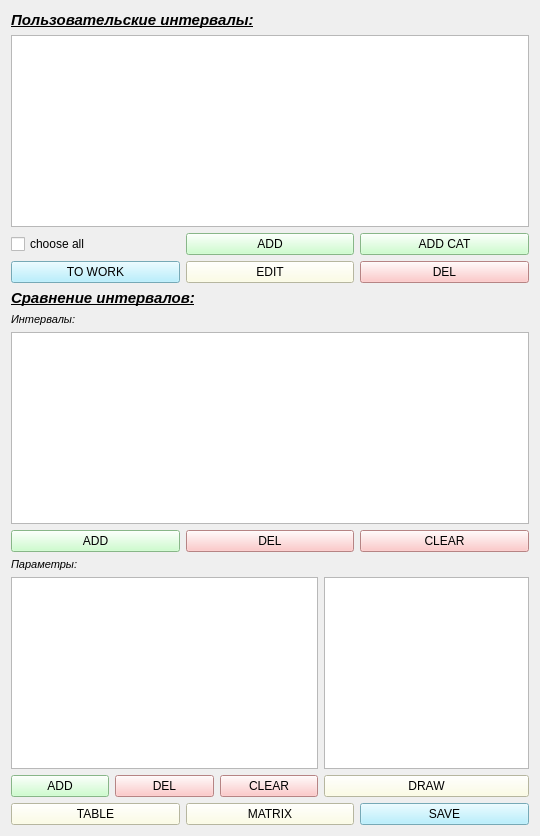
               <widget class="QWidget" name="tab_5">
                <attribute name="title">
                 <string>5</string>
                </attribute>
                <layout class="QGridLayout" name="gridLayout_56">
                 <item row="1" column="1">
                  <layout class="QGridLayout" name="gridLayout_54" rowstretch="2">
                   <item row="0" column="0">
                    <layout class="QGridLayout" name="gridLayout_55">
                     <item row="3" column="2">
                      <widget class="QPushButton" name="pushButton_del_user_int">
                       <property name="styleSheet">
                        <string notr="true">background-color: rgb(255, 185, 185);</string>
                       </property>
                       <property name="text">
                        <string>DEL</string>
                       </property>
                      </widget>
                     </item>
                     <item row="1" column="0" colspan="3">
                      <widget class="QListWidget" name="listWidget_user_int"/>
                     </item>
                     <item row="2" column="0">
                      <widget class="QCheckBox" name="checkBox_choose_all_user_int">
                       <property name="text">
                        <string>choose all</string>
                       </property>
                      </widget>
                     </item>
                     <item row="0" column="0" colspan="3">
                      <widget class="QLabel" name="label_param_4">
                       <property name="font">
                        <font>
                         <pointsize>11</pointsize>
                         <weight>75</weight>
                         <italic>true</italic>
                         <bold>true</bold>
                         <underline>true</underline>
                        </font>
                       </property>
                       <property name="text">
                        <string>Пользовательские интервалы:</string>
                       </property>
                      </widget>
                     </item>
                     <item row="3" column="1">
                      <widget class="QPushButton" name="pushButton_edit_user_int">
                       <property name="styleSheet">
                        <string notr="true">background-color: rgb(255, 255, 222);</string>
                       </property>
                       <property name="text">
                        <string>EDIT</string>
                       </property>
                      </widget>
                     </item>
                     <item row="2" column="2">
                      <widget class="QPushButton" name="pushButton_add_from_cat_user_int">
                       <property name="styleSheet">
                        <string notr="true">background-color: rgb(191, 255, 191);</string>
                       </property>
                       <property name="text">
                        <string>ADD CAT</string>
                       </property>
                      </widget>
                     </item>
                     <item row="2" column="1">
                      <widget class="QPushButton" name="pushButton_add_user_int">
                       <property name="styleSheet">
                        <string notr="true">background-color: rgb(191, 255, 191);</string>
                       </property>
                       <property name="text">
                        <string>ADD</string>
                       </property>
                      </widget>
                     </item>
                     <item row="3" column="0">
                      <widget class="QPushButton" name="pushButton_to_work_user_int">
                       <property name="styleSheet">
                        <string notr="true">background-color: rgb(165, 236, 255);</string>
                       </property>
                       <property name="text">
                        <string>TO WORK</string>
                       </property>
                      </widget>
                     </item>
                    </layout>
                   </item>
                  </layout>
                 </item>
                 <item row="2" column="1">
                  <layout class="QGridLayout" name="gridLayout_57">
                   <item row="0" column="0">
                    <widget class="QLabel" name="label_26">
                     <property name="font">
                      <font>
                       <pointsize>11</pointsize>
                       <weight>75</weight>
                       <italic>true</italic>
                       <bold>true</bold>
                       <underline>true</underline>
                      </font>
                     </property>
                     <property name="text">
                      <string>Сравнение интервалов:</string>
                     </property>
                    </widget>
                   </item>
                   <item row="1" column="0">
                    <layout class="QGridLayout" name="gridLayout_84">
                     <item row="1" column="0">
                      <widget class="QListWidget" name="listWidget_compare_int"/>
                     </item>
                     <item row="2" column="0">
                      <layout class="QGridLayout" name="gridLayout_85">
                       <item row="0" column="0">
                        <widget class="QPushButton" name="pushButton_compare_add_int">
                         <property name="styleSheet">
                          <string notr="true">background-color: rgb(191, 255, 191);</string>
                         </property>
                         <property name="text">
                          <string>ADD</string>
                         </property>
                        </widget>
                       </item>
                       <item row="0" column="1">
                        <widget class="QPushButton" name="pushButton_compare_del_int">
                         <property name="styleSheet">
                          <string notr="true">background-color: rgb(255, 185, 185);</string>
                         </property>
                         <property name="text">
                          <string>DEL</string>
                         </property>
                        </widget>
                       </item>
                       <item row="0" column="2">
                        <widget class="QPushButton" name="pushButton_compare_clear_int">
                         <property name="styleSheet">
                          <string notr="true">background-color: rgb(255, 185, 185);</string>
                         </property>
                         <property name="text">
                          <string>CLEAR</string>
                         </property>
                        </widget>
                       </item>
                      </layout>
                     </item>
                     <item row="0" column="0">
                      <widget class="QLabel" name="label_27">
                       <property name="font">
                        <font>
                         <pointsize>8</pointsize>
                         <italic>true</italic>
                         <underline>false</underline>
                        </font>
                       </property>
                       <property name="text">
                        <string>Интервалы:</string>
                       </property>
                      </widget>
                     </item>
                    </layout>
                   </item>
                   <item row="2" column="0">
                    <layout class="QGridLayout" name="gridLayout_58">
                     <item row="0" column="0">
                      <widget class="QLabel" name="label_30">
                       <property name="font">
                        <font>
                         <pointsize>8</pointsize>
                         <italic>true</italic>
                         <underline>false</underline>
                        </font>
                       </property>
                       <property name="text">
                        <string>Параметры:</string>
                       </property>
                      </widget>
                     </item>
                     <item row="1" column="0">
                      <layout class="QGridLayout" name="gridLayout_59" columnstretch="3,2">
                       <item row="0" column="0">
                        <layout class="QGridLayout" name="gridLayout_60">
                         <item row="0" column="0">
                          <widget class="QListWidget" name="listWidget_compare_param"/>
                         </item>
                         <item row="1" column="0">
                          <layout class="QGridLayout" name="gridLayout_87">
                           <item row="0" column="0">
                            <widget class="QPushButton" name="pushButton_compare_add_param">
                             <property name="styleSheet">
                              <string notr="true">background-color: rgb(191, 255, 191);</string>
                             </property>
                             <property name="text">
                              <string>ADD</string>
                             </property>
                            </widget>
                           </item>
                           <item row="0" column="1">
                            <widget class="QPushButton" name="pushButton_compare_del_param">
                             <property name="styleSheet">
                              <string notr="true">background-color: rgb(255, 185, 185);</string>
                             </property>
                             <property name="text">
                              <string>DEL</string>
                             </property>
                            </widget>
                           </item>
                           <item row="0" column="2">
                            <widget class="QPushButton" name="pushButton_compare_clear_param">
                             <property name="styleSheet">
                              <string notr="true">background-color: rgb(255, 185, 185);</string>
                             </property>
                             <property name="text">
                              <string>CLEAR</string>
                             </property>
                            </widget>
                           </item>
                          </layout>
                         </item>
                        </layout>
                       </item>
                       <item row="0" column="1">
                        <layout class="QGridLayout" name="gridLayout_79">
                         <item row="0" column="0">
                          <widget class="QListWidget" name="listWidget_compare_stat"/>
                         </item>
                         <item row="1" column="0">
                          <widget class="QPushButton" name="pushButton_compare_draw">
                           <property name="styleSheet">
                            <string notr="true">background-color: rgb(255, 255, 222);</string>
                           </property>
                           <property name="text">
                            <string>DRAW</string>
                           </property>
                          </widget>
                         </item>
                        </layout>
                       </item>
                      </layout>
                     </item>
                     <item row="2" column="0">
                      <layout class="QGridLayout" name="gridLayout_80">
                       <item row="0" column="0">
                        <widget class="QPushButton" name="pushButton_compare_table">
                         <property name="styleSheet">
                          <string notr="true">background-color: rgb(255, 255, 222);</string>
                         </property>
                         <property name="text">
                          <string>TABLE</string>
                         </property>
                        </widget>
                       </item>
                       <item row="0" column="1">
                        <widget class="QPushButton" name="pushButton_compare_matrix">
                         <property name="styleSheet">
                          <string notr="true">background-color: rgb(255, 255, 222);</string>
                         </property>
                         <property name="text">
                          <string>MATRIX</string>
                         </property>
                        </widget>
                       </item>
                       <item row="0" column="2">
                        <widget class="QPushButton" name="pushButton_compare_save">
                         <property name="styleSheet">
                          <string notr="true">background-color: rgb(165, 236, 255);</string>
                         </property>
                         <property name="text">
                          <string>SAVE</string>
                         </property>
                        </widget>
                       </item>
                      </layout>
                     </item>
                    </layout>
                   </item>
                  </layout>
                 </item>
                </layout>
               </widget>
